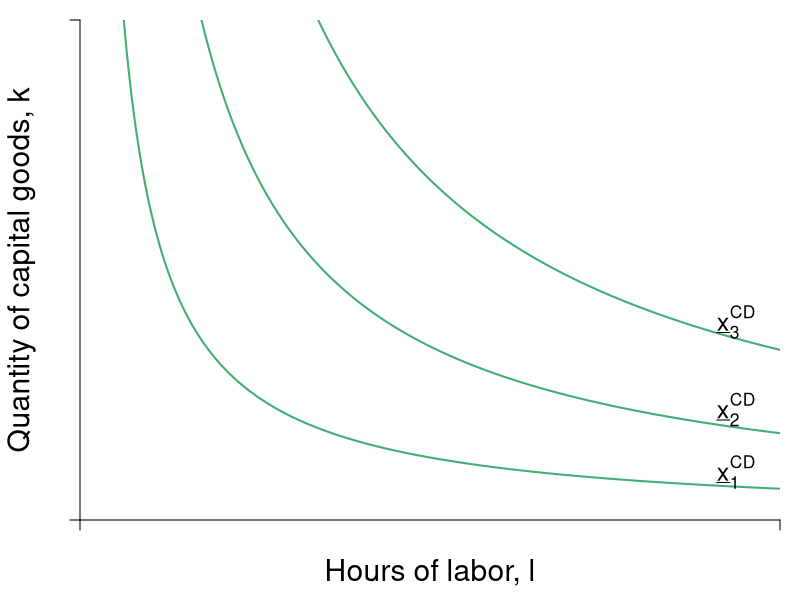

Here is the R script that generated this plot:
require(shape)
pdf(file = "specprodexch/cd_isoquant_comparison.pdf", width = 7, height = 7)

#Set parameters for graphics
pointsize <- 1.8
axislabelsize <- 1.8
labelsize <- 1.5
namesize <- 1.8
annotatesize <- 1.5
graphlinewidth <- 2
segmentlinewidth <- 1.5

COL <- c("#7fc97f", "#beaed4", "#fdc086", "#ffff99", "#386cb0", "#f0027f", "#bf5b17", "#666666")
COLA <- c("#99d8c9","#66c2a4","#41ae76", "#238b45", "#005824")
COLB <- c("#4eb3d3", "#2b8cbe", "#0868ac","#084081")

#Edited the margins to cater for the larger LHS labels
par(mar =  c(4, 4, 1, 1))

isocost <- function(l, c = 10, w = 1, r = 1) {
  c - (w/r)*l
}


isoquant <- function(l, alpha = 0.5, x = 5) {
  (x / l^alpha)^(1/(1 - alpha))
}


xlims <- c(0, 12)
ylims <- c(0, 12)

npts <- 501 
x <- seq(xlims[1], xlims[2], length.out = npts)
y <- seq(ylims[1], ylims[2], length.out = npts) 
a <- c(13, 16.125, 19.25)

plot(0, 0, xlim = xlims, ylim = ylims, type = "n",
     xlab = expression(paste("")),
     ylab = expression(paste("")), 
     xaxt = "n", 
     yaxt = "n", 
     cex.lab = axislabelsize, 
     bty = "n",
     xaxs="i", 
     yaxs="i")

# ticksy <- seq(from = ylims[1], to = ylims[2], by = 1)
# ylabels <- seq(from = ylims[1], to = ylims[2], by = 1)
# ticksx <- seq(from = xlims[1], to = xlims[2], by = 1)
# xlabels <- seq(from = xlims[1], to = xlims[2], by = 1)
# ticksy <- c(0, isoquant(l = 2.68), isoquant(l = 5), isoquant(l = 9.35) , ylims[2])
# ylabels <- c(NA, expression(paste(k[a])), expression(paste(k,"*")), expression(paste(k[b])), NA)
# ticksx <- c(0, 2.68, 5, 9.35, xlims[2])
# xlabels <- c(NA, expression(paste(l[a])), expression(paste(l,"*")), expression(paste(l[b])), NA)

ticksy <- c(0, NA, ylims[2])
ylabels <- c(NA, NA, NA)
ticksx <- c(0, NA, xlims[2])
xlabels <- c(NA, NA, NA)



axis(1, at = ticksx, pos = 0, labels = xlabels, cex.axis = labelsize)
axis(2, at = ticksy, pos = 0, labels = ylabels, las = 1, cex.axis = labelsize)

npts <- 500 
xx1 <- seq(xlims[1], xlims[2], length.out = npts)

#lines(xx1, bcA(xx1, w = 10, p = 1.5), col = COLB[3], lwd = graphlinewidth)
# lines(xx1, isocost(xx1, c = 10, w = 1, r = 1), col = COLB[3], lwd = graphlinewidth)
# lines(xx1, isocost(xx1, c = 8, w = 1, r = 1), col = COLB[3], lwd = graphlinewidth)
# lines(xx1, isocost(xx1, c = 12, w = 1, r = 1), col = COLB[3], lwd = graphlinewidth)
lines(xx1, isoquant(xx1, x = 5, alpha = 0.5), col = COLA[3], lwd = graphlinewidth)
lines(xx1, isoquant(xx1, x = 3, alpha = 0.5), col = COLA[3], lwd = graphlinewidth)
lines(xx1, isoquant(xx1, x = 7, alpha = 0.5), col = COLA[3], lwd = graphlinewidth)

#Label the axes
mtext(expression(paste("Hours of labor, ", l)), side=1, line = 2.5, cex = axislabelsize)
text(-1, 0.5*ylims[2], expression(paste("Quantity of capital goods, ", k)), xpd = TRUE, cex = axislabelsize, srt = 90) 

#Label the isoquant curve
#text(11.25, 3.15, expression("isoquant"), cex = labelsize)

text(11.25, 1.15, expression(paste(underline(x)[1]^{CD})), cex = labelsize)
text(11.25, 2.65, expression(paste(underline(x)[2]^{CD})), cex = labelsize)
text(11.25, 4.75, expression(paste(underline(x)[3]^{CD})), cex = labelsize)


#Label the price lines
#text(6.75, 1, expression(paste(c[1])))
#text(8, 1.3, expression(paste(p[x] == 1)))
#text(8.75, 1, expression(paste(c[2])))
#text(11.3, 3.7, expression(paste(p[x] == 0.5)))
#text(10.75, 1, expression(paste(c[3])))
#text(11.3, 6.5, expression(paste(p[x] == 0.25)))

#Add the contour plot for the indifference curves
# contour(x, y, 
#         outer(x, y, uA),
#         drawlabels = FALSE,
#         col = COLA[3],
#         lwd = graphlinewidth,
#         levels = a, 
#         xaxs="i", 
#         yaxs="i", 
#         add = TRUE)

#Add the offer curve (superimposed on the indifference curves tangent to the price lines)
#xx2 <- seq(2, xlims[2], length.out = npts)
#lines(xx2, offerCurve(xx2, w = 10, rmax = 2, xmax = 12), col = COL[3], lwd = graphlinewidth)

#Annotate points on offer curve mrs = p for each of p = 1, 0.5, 0.25
#Where mrs = 2 - (1/6)*x

#Label a
# segments(2.68, 0, 2.68, isoquant(l = 2.68), lty = 2, col = "gray" , lwd = segmentlinewidth)
# segments(0, isoquant(l = 2.68) , 2.68, isoquant(l = 2.68), lty = 2, col = "gray" , lwd = segmentlinewidth)
# points(2.68, isoquant(l = 2.68), pch = 16, col = "black", cex = 1.5)
# text(2.68 + 0.25, isoquant(l = 2.68) + 0.25, expression(paste(a)), cex = labelsize)

#Label b
# segments(9.35, 0, 9.35, isoquant(9.35), lty = 2, col = "gray" , lwd = segmentlinewidth)
# segments(0, isoquant(l = 9.35) , 9.35, isoquant(l = 9.35), lty = 2, col = "gray" , lwd = segmentlinewidth)
# points(9.35, isoquant(l = 9.35), pch = 16, col = "black", cex = 1.5)
# text(9.35 + 0.25, isoquant(l = 9.35) + 0.25, expression(paste(b)), cex = labelsize)


#Label i
# segments(0, 5, 5, 5, lty = 2, col = "gray" , lwd = segmentlinewidth)
# segments(5, 0, 5, 5, lty = 2, col = "gray" , lwd = segmentlinewidth)
# points(5, 5, pch = 16, col = "black", cex = 1.5)
# text(5.25, 5.25, expression(paste(i)), cex = labelsize)

#Add mrs = mrt at i
# text(5, 10.25, expression(paste(mrts(l,k) == mrt(l,k))), cex = labelsize)
# text(5, 9.25, expression(paste(frac(mp[l], mp[k]) == frac(w,p[k]))), cex = labelsize)
# Arrows(5, 8.5, 5, 5.5, col = "black", lty = 1, lwd = 2, arr.type = "triangle", arr.lwd = 0.5)


#text(9, 5.9, expression(paste(b)), cex = labelsize)
#text(10.5, 7.775, expression(paste(c)), cex = labelsize)

dev.off()
